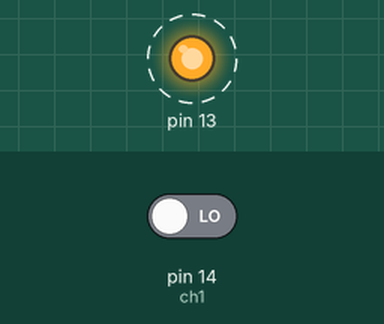
Simulated run of this sketch. Board: Arduino Mega 2560, built with avr-gcc and run on an emulated ATmega2560. Parts: output pins drawn as LEDs (lit = HIGH). Dashed ring = blinking. The inputs (shaded band) are chosen by the test bench; at power-on: pin 14 (ch1) LOW.

Above: at 0.1 s.
Timing chart, 0 to 10.5 s (numbered marks = the images above):
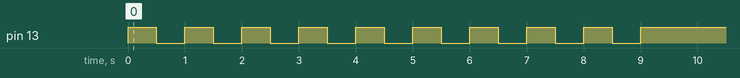

Measured:
- by itself, pin 13: alternates HIGH for 0.50 s and LOW for 0.50 s, 19 changes in all, then stays HIGH

The sketch:

FunkeMitPulseInEinlesen.ino
```cpp
#define HWSERIAL Serial1

int ch1 = 14;
int ch2 = 15;
int ch3 = 16;
int ch4 = 17;
int ch5 = 20;

void setup() {
        HWSERIAL.begin(9600);
        pinMode(13,OUTPUT);
        pinMode(ch1,INPUT);
        pinMode(ch2,INPUT);
        pinMode(ch3,INPUT);
        pinMode(ch4,INPUT);
        pinMode(ch5,INPUT);
}

void loop() {
              for(int i=10;i>1;i--) {
                digitalWrite(13, HIGH);
                HWSERIAL.println(i);
                delay(500);
                digitalWrite(13, LOW);
                delay(500);
              }
                int ch1Data=0;
               // int ch2Data=0;
                //int ch3Data=0;
                //int ch4Data=0;
               // int ch5Data=0;
                digitalWrite(13, HIGH);
              int pre = millis();
              for(int i=0;i<100;i++) {
                ch1Data=pulseIn(ch1,HIGH);
                //ch2Data=pulseIn(ch2,HIGH);
               // ch3Data=pulseIn(ch3,HIGH);
                //ch4Data=pulseIn(ch4,HIGH);
               // ch5Data=pulseIn(ch5,HIGH);
              }
              int post = millis();
              int diff = post-pre;
              diff = diff/100;
                HWSERIAL.println("CH1 Data"+ch1Data);
                //HWSERIAL.println("CH2 Data"+ch2Data);
                //HWSERIAL.println("CH3 Data"+ch3Data);
                //HWSERIAL.println("CH4 Data"+ch4Data);
                //HWSERIAL.println("CH5 Data"+ch5Data);
                HWSERIAL.println("Time"+(int)diff);
                digitalWrite(13,LOW);
                delay(50000);
}
```
